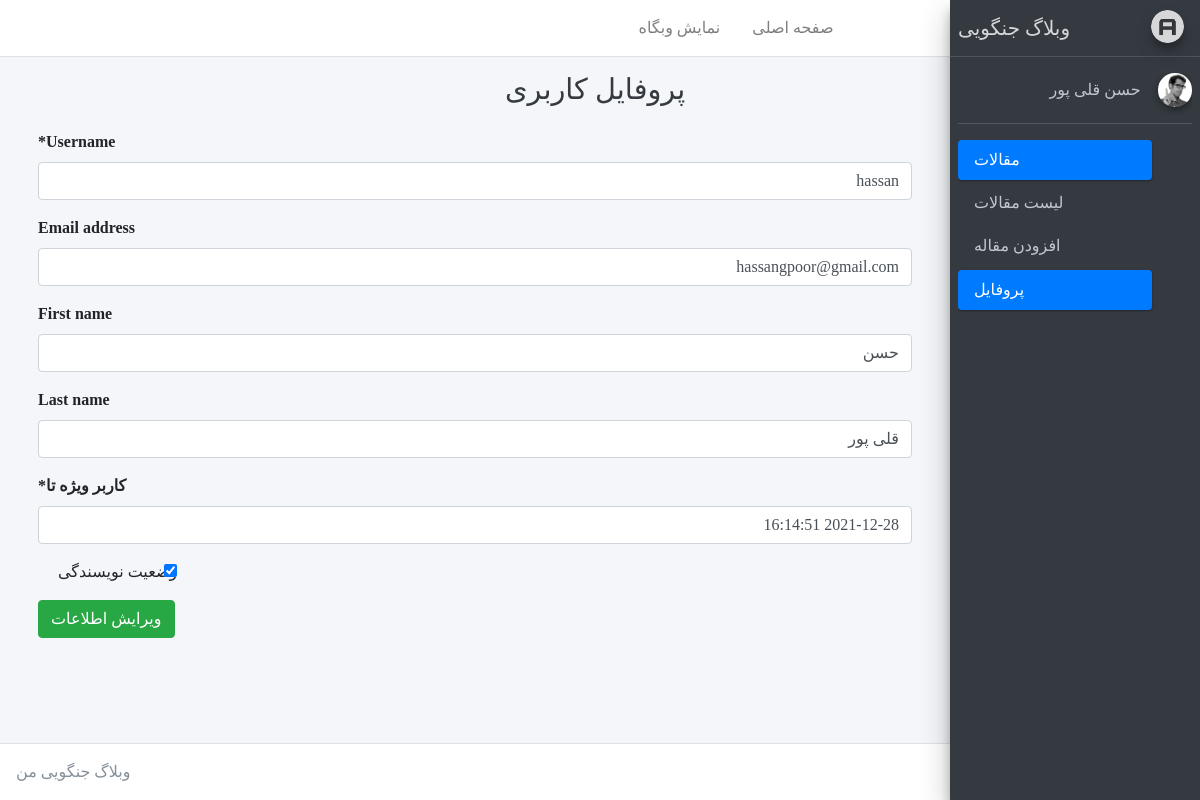
Screenshot of /account/profile (signed in) with the database file from the repository.
### account/models.py (models this page shows)
class User(AbstractUser):
    is_author = models.BooleanField(default=False, verbose_name='وضعیت نویسندگی')
    special_user = models.DateTimeField(default=timezone.now, verbose_name='کاربر ویژه تا')
    def is_special_user(self):
        if timezone.now() < self.special_user:
            return True
        else:
            return False
    is_special_user.boolean = True
    is_special_user.short_description = 'وضعیت کاربر ویژه'

### account/views.py (the view)
# urls.py: path('profile', Profile.as_view(), name='profile'),
class Profile(LoginRequiredMixin, UpdateView):
    model = User
    template_name = 'registration/profile.html'
    form_class = ProfileForm
    success_url = reverse_lazy("account:profile")
    def get_object(self, queryset=None):
        return get_object_or_404(User, pk=self.request.user.pk)
    def get_form_kwargs(self):
        kwargs = super(Profile, self).get_form_kwargs()
        kwargs.update(
            {
             'user': self.request.user
            }
        )
        return kwargs

### account/forms.py
class ProfileForm(forms.ModelForm):
    def __init__(self, *args, **kwargs):
        user = kwargs.pop('user')
        super(ProfileForm, self).__init__(*args, **kwargs)
        self.fields['username'].help_text = None
        if not user.is_superuser:
            self.fields['username'].disabled = True
            self.fields['email'].disabled = True
            self.fields['special_user'].disabled = True
            self.fields['is_author'].disabled = True
    class Meta:
        model = User
        fields = ['username', 'email', 'first_name', 'last_name', 'special_user', 'is_author']

### blog/templatetags/base_tags.py (called while the page is built)
@register.inclusion_tag('registration/partials/link.html')
def link(request, link_name, content, icon_name):
    return {
        'request': request,
        'link_name': link_name,
        'link': f'account:{link_name}',
        'content': content,
        'icon_name': icon_name
    }

### templates/registration/profile.html (shortened to what this page needs)
{% extends 'registration/base.html' %}
{% load crispy_forms_tags %}
{% block title %}
<div class="container">
    پروفایل کاربری
</div>
{% endblock %}
{% block main %}
<div class="container">
    <form method="post" enctype="multipart/form-data">{% csrf_token %}
        {{form|crispy}}
        <button class="btn btn-success">ویرایش اطلاعات</button>
    </form>
</div>
{% endblock %}

### templates/registration/base.html (shortened to what this page needs)
{% load static %}
<!DOCTYPE html>
<html>
<head>
  <link rel="stylesheet" href="{% static 'registration/adminlte/plugins/fontawesome-free/css/all.min.css' %}">
  <link rel="stylesheet" href="https://code.ionicframework.com/ionicons/2.0.1/css/ionicons.min.css">
  <link rel="stylesheet" href="{% static 'registration/adminlte/plugins/tempusdominus-bootstrap-4/css/tempusdominus-bootstrap-4.min.css' %}">
  <link rel="stylesheet" href="{% static 'registration/adminlte/plugins/icheck-bootstrap/icheck-bootstrap.min.css' %}">
  <link rel="stylesheet" href="{% static 'registration/adminlte/plugins/jqvmap/jqvmap.min.css' %}">
  <link rel="stylesheet" href="{% static 'registration/adminlte/dist/css/adminlte.min.css' %}">
  <link rel="stylesheet" href="{% static 'registration/adminlte/plugins/overlayScrollbars/css/OverlayScrollbars.min.css' %}">
  <link rel="stylesheet" href="{% static 'registration/adminlte/plugins/daterangepicker/daterangepicker.css' %}">
  <link rel="stylesheet" href="{% static 'registration/adminlte/plugins/summernote/summernote-bs4.css' %}">
  <link rel="stylesheet" href="https://cdn.rtlcss.com/bootstrap/v4.2.1/css/bootstrap.min.css">
  <link rel="stylesheet" href="{% static 'registration/adminlte/dist/css/custom.css' %}">
</head>
<body class="hold-transition sidebar-mini layout-fixed">
<div class="wrapper">
  <nav class="main-header navbar navbar-expand navbar-white navbar-light">
    <ul class="navbar-nav">
      <li class="nav-item">
        <a class="nav-link" data-widget="pushmenu" href="#"><i class="fas fa-bars"></i></a>
      </li>
      <li class="nav-item d-none d-sm-inline-block">
        <a href="{% url 'account:home' %}" class="nav-link">صفحه اصلی</a>
      </li>
      <li class="nav-item d-none d-sm-inline-block">
        <a href="{% url 'blog:home' %}" target="_blank" class="nav-link">نمایش وبگاه</a>
      </li>
    </ul>
    <ul class="navbar-nav mr-auto-navbav">
      <li class="nav-item">
        <a class="nav-link" data-widget="control-sidebar" data-slide="true" href="{% url 'account:logout' %}">
          <i class="fas fa-sign-out-alt"></i>
        </a>
      </li>
    </ul>
  </nav>
  {% include 'registration/sidebar.html' %}
  <div class="content-wrapper">
    <div class="content-header">
      <div class="container-fluid">
        <div class="row mb-2">
          <div class="col-sm-6">
            <h1 class="m-0 text-dark">{% block title %}عنوان صفحه{% endblock %}</h1>
          </div>
        </div>
      </div>
    </div>
    <section class="content">
      <div class="container-fluid">
        {% block main %}{% endblock %}
      </div>
    </section>
  </div>
  <footer class="main-footer">
    <string>وبلاگ جنگویی من</string>
  </footer>
</div>
</body>
</html>

### templates/registration/sidebar.html
{% load static %}
{% load base_tags %}
<aside class="main-sidebar sidebar-dark-primary elevation-4">
    <a href="index3.html" class="brand-link">
        <img src="{% static 'registration/adminlte/dist/img/AdminLTELogo.png' %}" alt="AdminLTE Logo" class="brand-image img-circle elevation-3"
             style="opacity: .8">
        <span class="brand-text">وبلاگ جنگویی</span>
    </a>
    <div class="sidebar">
        <div class="user-panel mt-3 pb-3 mb-3 d-flex">
            <div class="image">
                <img src="{% static 'registration/adminlte/dist/img/user2-160x160.jpg' %}" class="img-circle elevation-2" alt="User Image">
            </div>
            <div class="info">
                <a href="#" class="d-block">{{user.get_full_name}}</a>
            </div>
        </div>
        <nav class="mt-2">
            <ul class="nav nav-pills nav-sidebar flex-column" data-widget="treeview" role="menu" data-accordion="false">
                {% if user.is_superuser or user.is_author %}
                    <li class="nav-item has-treeview menu-open">
                        <a href="#" class="nav-link active">
                            <i class="nav-icon fas fa-tachometer-alt"></i>
                            <p>
                                مقالات
                                <i class="right fas fa-angle-left"></i>
                            </p>
                        </a>
                        <ul class="nav nav-treeview">
                            <li class="nav-item">
                                {% link request 'home' 'لیست مقالات' 'fa-list' %}
                            </li>
                            <li class="nav-item">
                                {% link request 'article_create' 'افزودن مقاله' 'fa-edit' %}
                            </li>
                        </ul>
                    </li>
                {% endif %}
                <li class="nav-item">
                    {% link request 'profile' 'پروفایل' 'fa-th' %}
                </li>
            </ul>
        </nav>
    </div>
</aside>

### templates/registration/partials/link.html
<a href="{% url link %}" class="nav-link
    {% if request.resolver_match.url_name == link_name %}
        active
    {% endif %}
">
    <i class="fa {{icon_name}} nav-icon"></i>
    <p>{{content}}</p>
</a>

### rows the page displays
User: get_full_name "حسن قلی پور", username "hassan", email "hassangpoor@gmail.com", first_name "حسن", last_name "قلی پور", special_user "2021-12-28 16:14:51", is_author "☑"

### other values shown
{{ content }} "لیست مقالات افزودن مقاله پروفایل"
